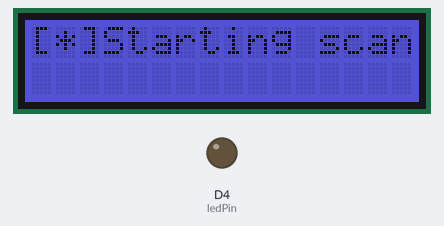
Recording of a sketch running on a simulated ESP8266 (NodeMCU). Parts: 16×2 character LCD, output pins drawn as LEDs (lit = HIGH). A WiFi scan finds three made-up networks; what the sketch prints to the serial monitor is not drawn.

Above: at 1.6 s.
At 3.8 s:
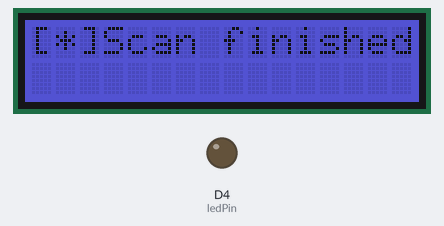
At 20.1 s:
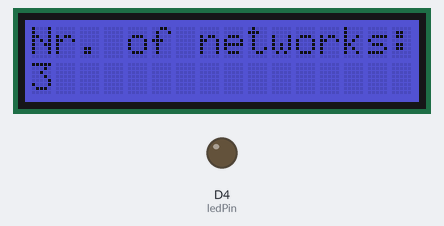
At 35.2 s:
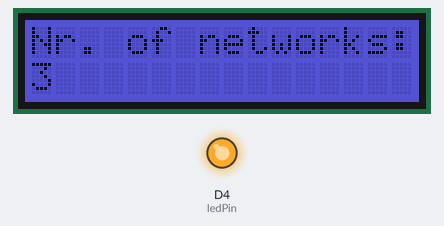
Timing chart, 0 to 36.7 s (numbered marks = the images above):
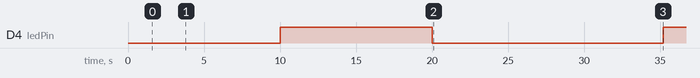

The sketch:

wifi_scanner.ino
```cpp
#include "ESP8266WiFi.h"
WiFiClient client;
#include <Wire.h>
#include <rgb_lcd.h>

//Set constants
const int ledPin = D4;

unsigned long goalMillis = 30000;

unsigned long previousMillis = 0;
float interval = 0;
int ledState = LOW;
int saved_time = 0;
unsigned long currentMillis = 0;

const int colorR = 30;
const int colorG = 30;
const int colorB = 200;


rgb_lcd lcd;


void setup() {
  Serial.begin(57600);
  pinMode(ledPin, OUTPUT);

  lcd.begin(16, 2);
  lcd.setRGB(colorR, colorG, colorB);
}

void loop() {
  int n = scan();
  Serial.println(n);

  interval = goalMillis / n;
  Serial.println(interval);

  while (1) {
    yield();
    currentMillis = millis() - saved_time;

    if (currentMillis >= goalMillis) {
      saved_time = millis();
      break;
    }


    if (currentMillis - previousMillis >= interval) {
      // save the last time you blinked the LED
      previousMillis = currentMillis;


      // if the LED is off turn it on and vice-versa:
      if (ledState == LOW) {
        ledState = HIGH;
      } else {
        ledState = LOW;
      }

      // set the LED with the ledState of the variable:
      digitalWrite(ledPin, ledState);

    }
  }
}

int scan() {
  Serial.println("");
  Serial.println("[*]Scan start");
  delay(1500);
  lcd.clear();
  lcd.print("[*]Starting scan");
  WiFi.disconnect();
  delay(100);
  // WiFi.scanNetworks will return the number of networks found
  int n = WiFi.scanNetworks();
  if (n == 0){
    Serial.println("[*] No networks found");
  lcd.clear();
  lcd.print("[*]No networks found");
  delay(1500);
}else
  {
    for (int i = 0; i < n; ++i)
    {
      // Print SSID and RSSI for each network found
      Serial.print(i + 1);
      Serial.print(": ");
      Serial.println(WiFi.SSID(i));
      delay(10);
    }
  }
  Serial.println("[*] Scan done");
  lcd.clear();
  lcd.print("[*]Scan finished");
  delay(1500);
  lcd.clear();
  Serial.print("[*] Numbers of networks: **");
  Serial.print(n);
  Serial.print("**\n");
  lcd.clear();
  lcd.print("Nr. of networks:");
  lcd.setCursor(0, 1);
  lcd.print(n);
  return n;
}

String encryptionTypeStr(uint8_t authmode) {
  switch (authmode) {
    case ENC_TYPE_NONE:
      return "NONE";
    case ENC_TYPE_WEP:
      return "WEP";
    case ENC_TYPE_TKIP:
      return "TKIP";
    case ENC_TYPE_CCMP:
      return "CCMP";
    case ENC_TYPE_AUTO:
      return "AUTO";
    default:
      return "?";;
  }
}
/*Code lend from:
   https://blog.robberg.net/category/arduino/
   https://www.arduino.cc/en/Tutorial/BlinkWithoutDelay
*/
```

Measured:
- by itself, D4 (ledPin): LOW → HIGH at 10.0 s, → LOW 10.0 s later, → HIGH 15.2 s later
- what the display in image 0 shows lasts 2.1 s, from 1.6 s to 3.7 s
- what the display in image 1 shows lasts 1.5 s, from 3.7 s to 5.2 s
- what the display in image 2 shows lasts 26.3 s, from 5.2 s to 31.5 s
